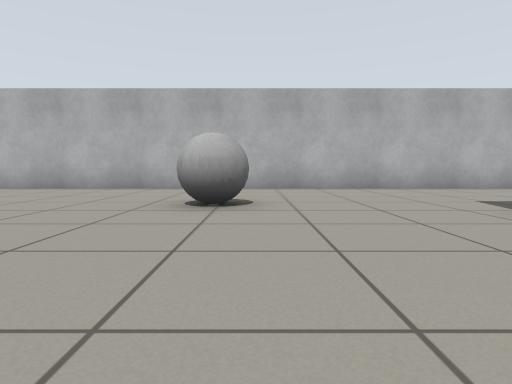
[1] (above)

18 first-person views from a walk through a world built for the Gazebo simulator. The camera is 0.5 m above the floor, tilts 4° down and sees 75° across. The floor is counted in squares, 1 m on a side. Each view is taken from the middle of a square. On the plan, view 1 faces up. The plan holds only what a view shows up to about 9 squares ahead; the rest is blank.

[2]
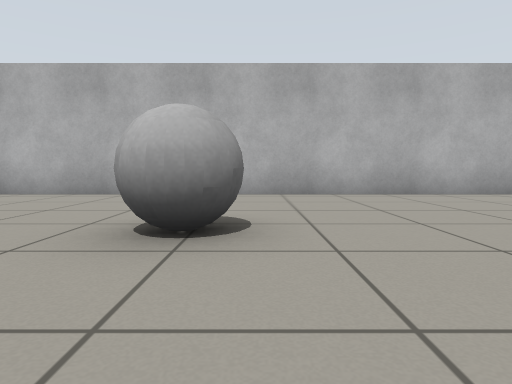

[3]
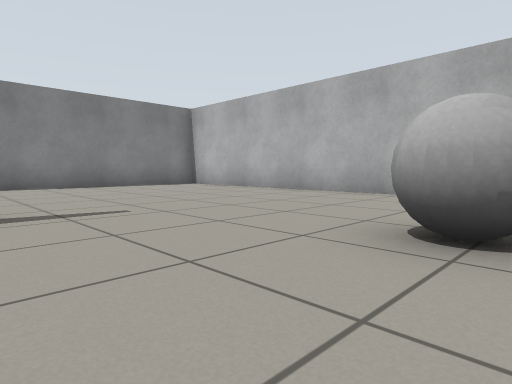

[4]
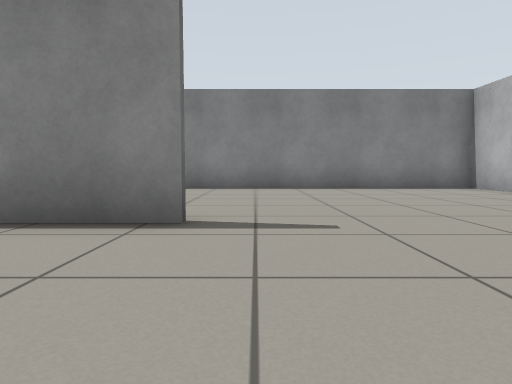

[5]
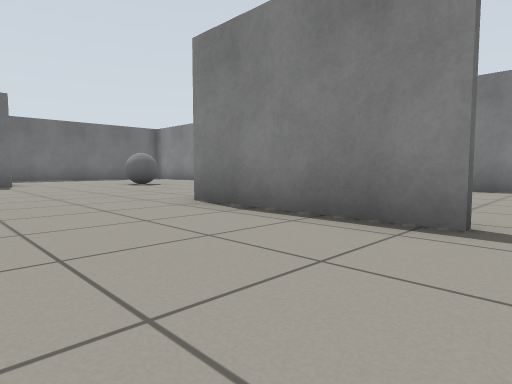

[6]
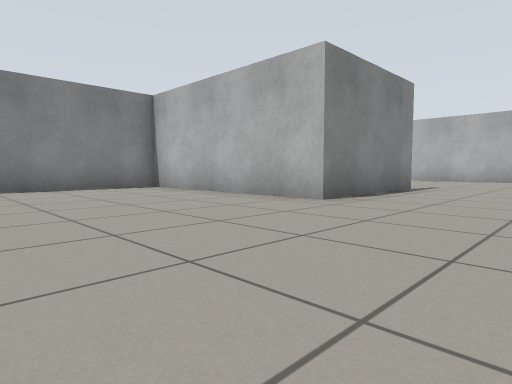

[7]
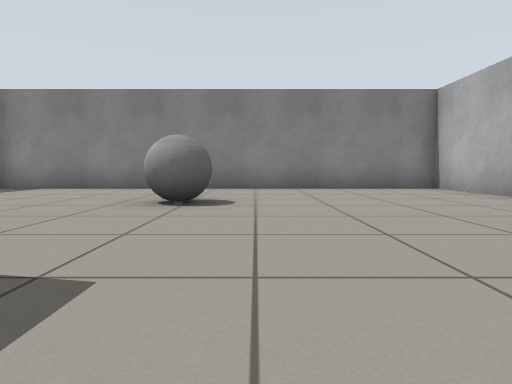

[8]
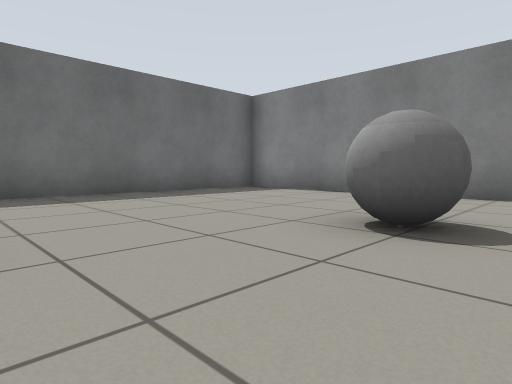

[9]
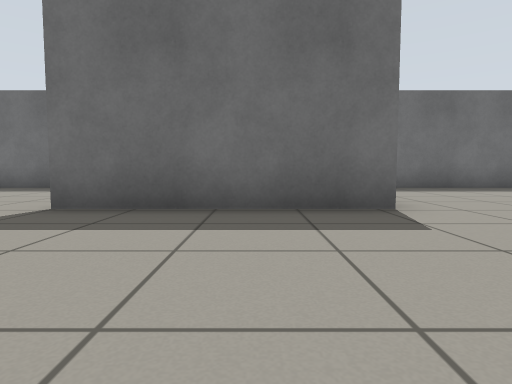

[10]
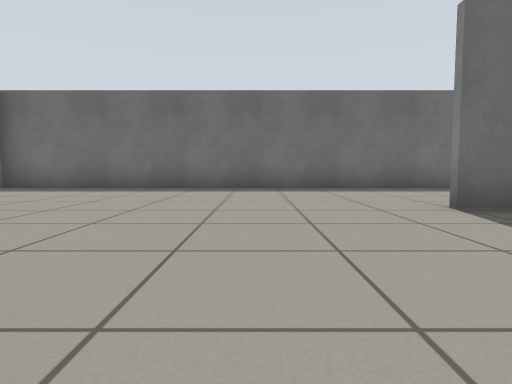

[11]
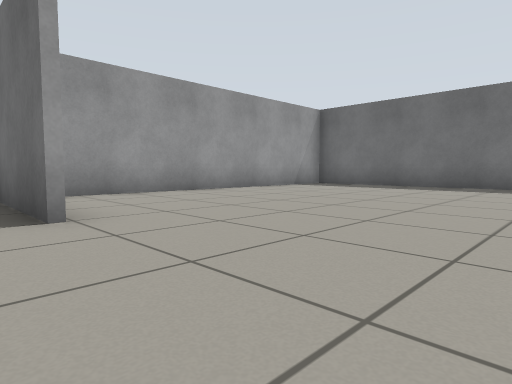

[12]
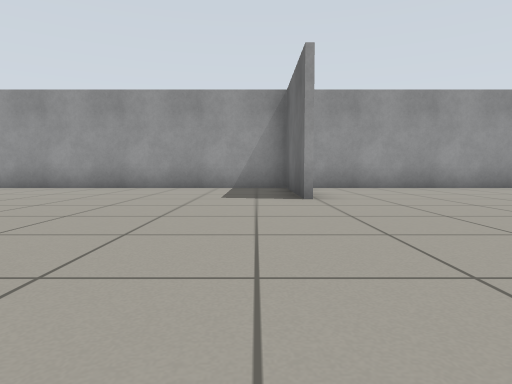

[13]
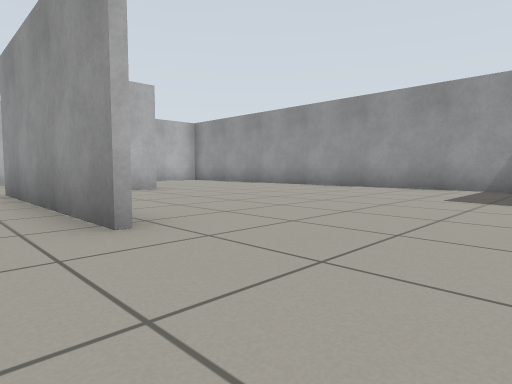

[14]
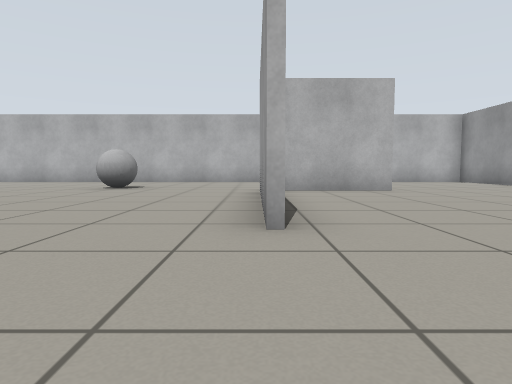

[15]
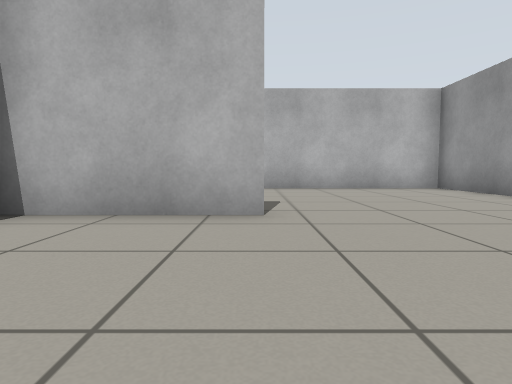

[16]
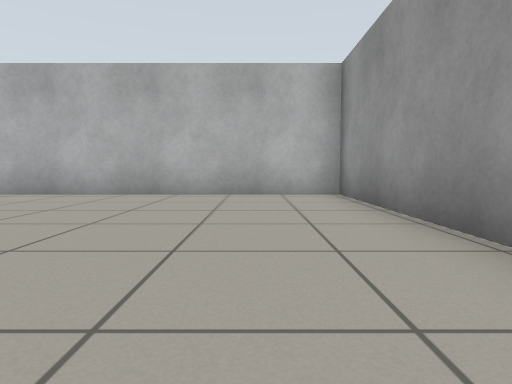

[17]
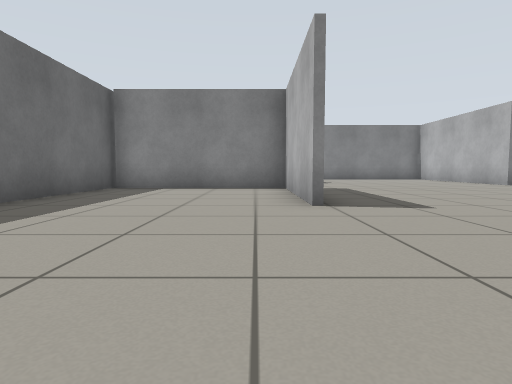

[18]
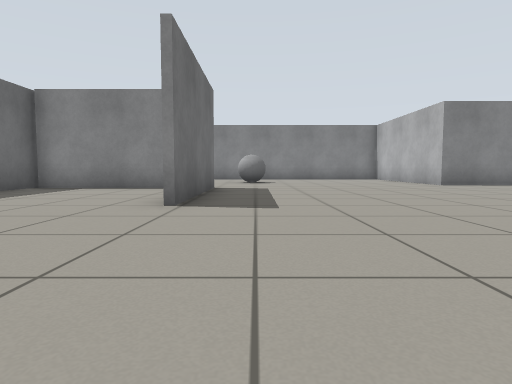

### Floor plan
Points are (right, up) in squares from view 1. A wall is a line through its corners. A room is listed if a view was taken in it or the views show most of it. See-through windows are left out.
Room 1 (views 1, 2, 3, 4, 5, 6, 7, 8, 9, 10, 11, 12, 13, 14, 15, 16, 17, 18)
walls: (3.1, -1.4) (3.1, 3.8); (1.6, -8.2) (-2.6, -8.2) (-2.6, -12.6); (7.4, -3.8) (10.6, -3.8) (10.6, 8.5) (-6.5, 8.5); (-4, 2.4) (-4, -1.4) (-9.6, -1.4) (-9.6, -12.6); (-2.7, -8.1) (1.6, -8.1); (6.1, 3.6) (3.2, 3.6); (10.6, -9.6) (10.6, -4.4); (-8.1, 8.5) (-9.6, 8.5) (-9.6, 1.1); (-9.2, -12.7) (10.6, -12.7)
objects: grey ball (-6, -7); grey ball (-1, 4) to (0, 5)

Positions as (right, up) in squares from view 1, and headings:
1: (0, 0), facing up
2: (0, 2), facing up
3: (0, 2), facing up-left
4: (-1, 3), facing left
5: (-1, 3), facing down-left
6: (-1, -6), facing up-left
7: (-1, -6), facing left
8: (-3, -6), facing down-left
9: (-1, -4), facing down
10: (4, -4), facing down
11: (4, -3), facing down-right
12: (2, -3), facing right
13: (2, -4), facing up-right
14: (3, -4), facing up
15: (6, 0), facing up
16: (9, 2), facing up
17: (6, -9), facing left
18: (6, -7), facing left
